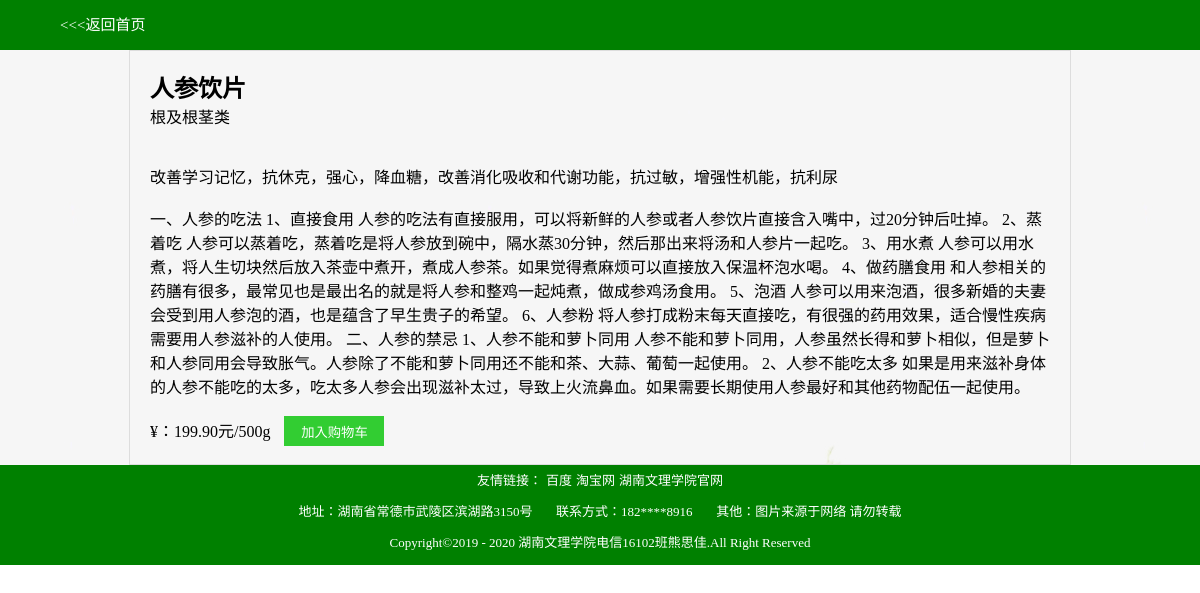
The app's page /medicine/details/2 with its own data.
### myapp/models.py (models this page shows, shortened)
class Goods(models.Model):
    name = models.CharField(max_length=10, blank=False)
    classify = models.CharField(max_length=10, blank=True)
    function = models.CharField(max_length=500, blank=True)
    photo = models.ImageField(blank=True)
    content = models.TextField(blank=True)
    price = models.DecimalField(max_digits=10, decimal_places=2, blank=True)

### myapp/views.py (the view)
# urls.py: url(r'^details/(\d+)', details),
def details(request, num):
    if request.method == "GET":
        medicine = Goods.objects.get(id=num)
        return render(request, "details.html", context={"medicine": medicine})

### templates/details.html (shortened to what this page needs)
<!DOCTYPE html>
<html lang="en">
<head>
    <link rel="stylesheet" href="../static/css/base.css">
    <link rel="stylesheet" href="../static/css/detail.css">
</head>
<body>
    <div class="top_box">
        <a href="/medicine/homepage" style="margin-left: 60px">&lt;&lt;&lt;返回首页</a>
    </div>
    <div class="detail_background" style="background: url('../static/img/详情页背景1.jpg');">
        <div class="detail_box">
            <br>
            <h2>{{ medicine.name }}</h2>
            <p>{{ medicine.classify }}</p><br>
            <img src="{{ medicine.name }}.jpg" alt=""><br>
            <span>{{ medicine.function }}</span><br><br>
            <span>{{ medicine.content }}</span><br><br>
            <span>¥：{{ medicine.price }}元/500g</span>
            <input type="button" value="加入购物车" class="cart"><br><br>
        </div>
    </div>
    <div class="bottom_box">
        <div class="bottom_font">
            <a href="">友情链接：</a>
            <a href="https://www.baidu.com/">百度</a>
            <a href="https://www.taobao.com/">淘宝网</a>
            <a href="http://www.huas.cn/wzsy.htm">湖南文理学院官网</a>
        </div>
        <div class="bottom_font">
            <span>地址：湖南省常德市武陵区滨湖路3150号</span>
            <span>&nbsp;&nbsp;&nbsp;&nbsp;&nbsp;&nbsp;联系方式：182****8916</span>
            <span>&nbsp;&nbsp;&nbsp;&nbsp;&nbsp;&nbsp;其他：图片来源于网络 请勿转载</span>
        </div>
        <div class="bottom_font">
            <span>
                Copyright&copy;2019 - 2020 湖南文理学院电信16102班熊思佳.All Right Reserved
            </span>
        </div>
    </div>
</body>
</html>

### static/css/base.css (style rules this page uses)
* { margin: 0; padding: 0; }
a { text-decoration: none; }
.top_box { width: 100%; height: 50px; background: green; }
.top_box a { color: #fff; line-height: 50px; font-size: 15px; }
.bottom_box { width: 100%; height: 100px; background: green; }
.bottom_font { line-height: 30px; text-align: center; }
.bottom_box div a { color: white; font-size: 13px; }
.bottom_box div span { color: white; font-size: 13px; margin-top: 10px; }

### static/css/detail.css (style rules this page uses)
.detail_background { width: 100%; background: lightgreen; }
.detail_background .detail_box { width: 900px; height: 100%; margin: auto; border: 1px solid #dddddd; padding-left: 20px; padding-right: 20px; }
.cart { width: 100px; height: 30px; background: limegreen; border: solid 1px limegreen; color: white; margin-left: 10px; }

### records on screen
Goods: name "人参饮片", classify "根及根茎类", function "改善学习记忆，抗休克，强心，降血糖，改善消化吸收和代谢功能，抗过敏，增强性机能，抗利尿", content "一、人参的吃法 1、直接食用 人参的吃法有直接服用，可以将新鲜的人参或者人参饮片直接含入嘴中，过20分钟后吐掉。 2、蒸着吃 人参可以蒸着吃，蒸着吃是将人参放到碗中，隔水蒸30分钟，然后那出来将汤和人参片一起吃。 3、用水煮 人参可以用水煮，将人生切块然后放入茶壶中煮开，煮成人参茶。如果觉得煮麻烦可以直接放入保温杯泡水喝。 4、做药膳食用 和人参相关的药膳有很多，最常见也是最出名的就是将人参和整鸡一起炖煮，做成参鸡汤食用。 5、泡酒 人参可以用来泡酒，很多新婚的夫妻会受到用人参泡的酒，也是蕴含了早生贵子的希望。 6、人参粉 将人参打成粉末每天直接吃，有很强的药用效果，适合慢性疾病需要用人参滋补的人使用。 二、人参的禁忌 1、人参不能和萝卜同用 人参不能和萝卜同用，人参虽然长得和萝卜相似，但是萝卜和人参同用会导致胀气。人参除了不能和萝卜同用还不能和茶、大蒜、葡萄一起使用。 2、人参不能吃太多 如果是用来滋补身体的人参不能吃的太多，吃太多人参会出现滋补太过，导致上火流鼻血。如果需要长期使用人参最好和其他药物配伍一起使用。", price "199.90"
